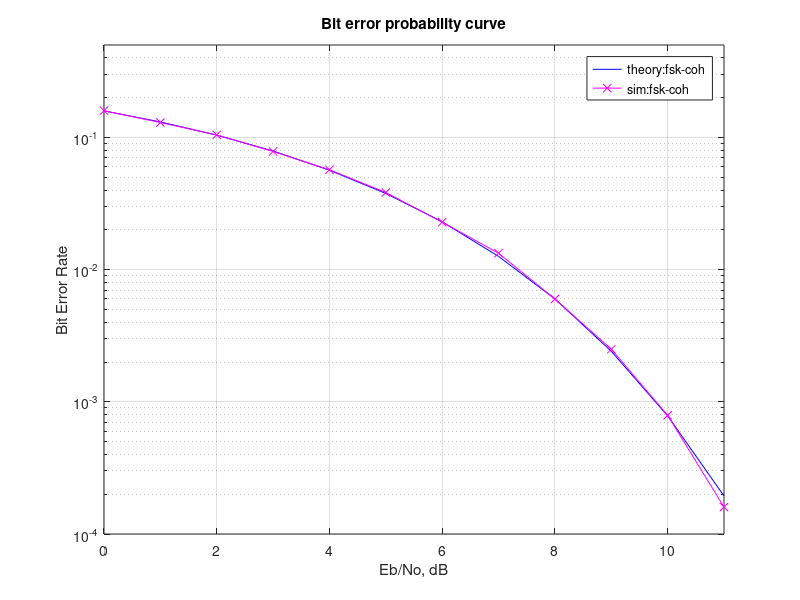

The MATLAB script that drew this image:
clear
N = 10^5 % number of bits or symbols
T = 8; % symbol duration
t = [0:1/T:0.99]; % sampling instants
tR = kron(ones(1,N),t); % repeating the sampling instants 
Eb_N0_dB = [0:11]; % multiple Eb/N0 values
for ii = 1:length(Eb_N0_dB)
   % generating the bits
   ip = rand(1,N)>0.5; % generating 0,1 with equal probability
   freqM = ip+1; % converting the bits into frequency, bit0 -> frequency of 1, bit1 -> frequency of 2
   freqR = kron(freqM,ones(1,T)); % repeating
   x = (sqrt(2)/sqrt(T))*cos(2*pi*freqR.*tR); %generating the FSK modulated signal 
   % noise
   n = 1/sqrt(2)*[randn(1,N*T) + j*randn(1,N*T)]; % white gaussian noise, 0dB variance 
   % coherent receiver
   y = x + 10^(-Eb_N0_dB(ii)/20)*n; % additive white gaussian noise
   op1 = conv(y, sqrt(2/T)*cos(2*pi*1*t)); % correlating with frequency 1
   op2 = conv(y, sqrt(2/T)*cos(2*pi*2*t)); % correlating with frequency 2 
   % demodulation
   ipHat = [real(op1(T+1:T:end)) < real(op2(T+1:T:end))]; %
   nErr(ii) = size(find([ip - ipHat]),2); % counting the number of errors 
end
simBer = nErr/N;
theoryBer = 0.5*erfc(sqrt((10.^(Eb_N0_dB/10))/2)); %theoretical BER 
close all
figure
semilogy(Eb_N0_dB,theoryBer,'b-');
hold on
semilogy(Eb_N0_dB,simBer,'mx-');
axis([0 11 10^-4 0.5])
grid on
legend('theory:fsk-coh', 'sim:fsk-coh');
xlabel('Eb/No, dB')
ylabel('Bit Error Rate')
title('Bit error probability curve')
